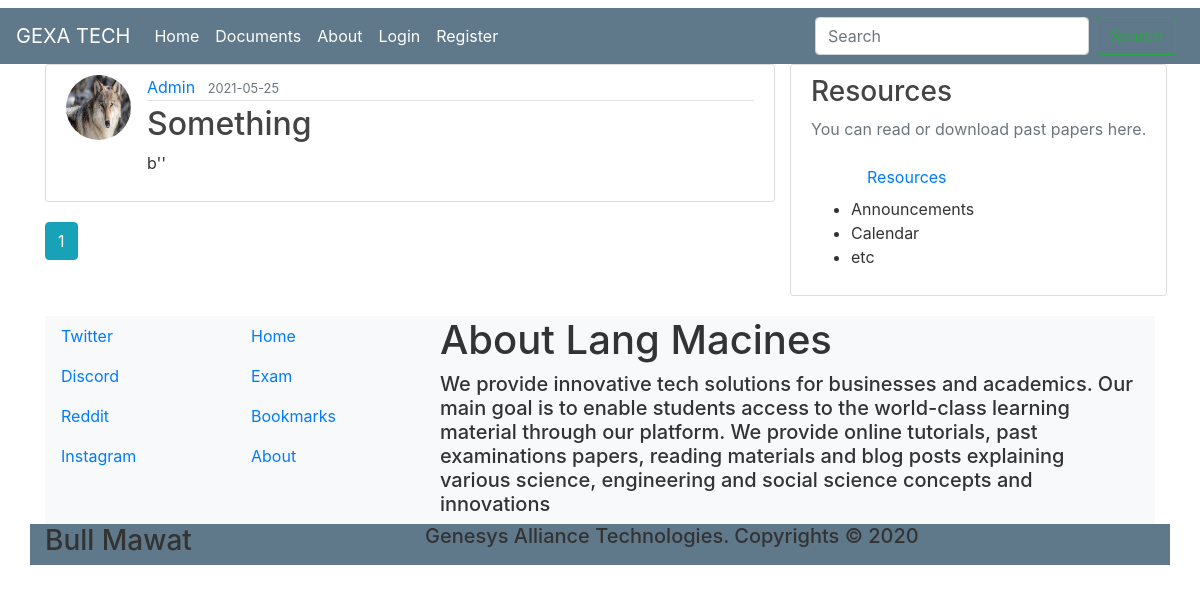
Before: /documents with the older database file.
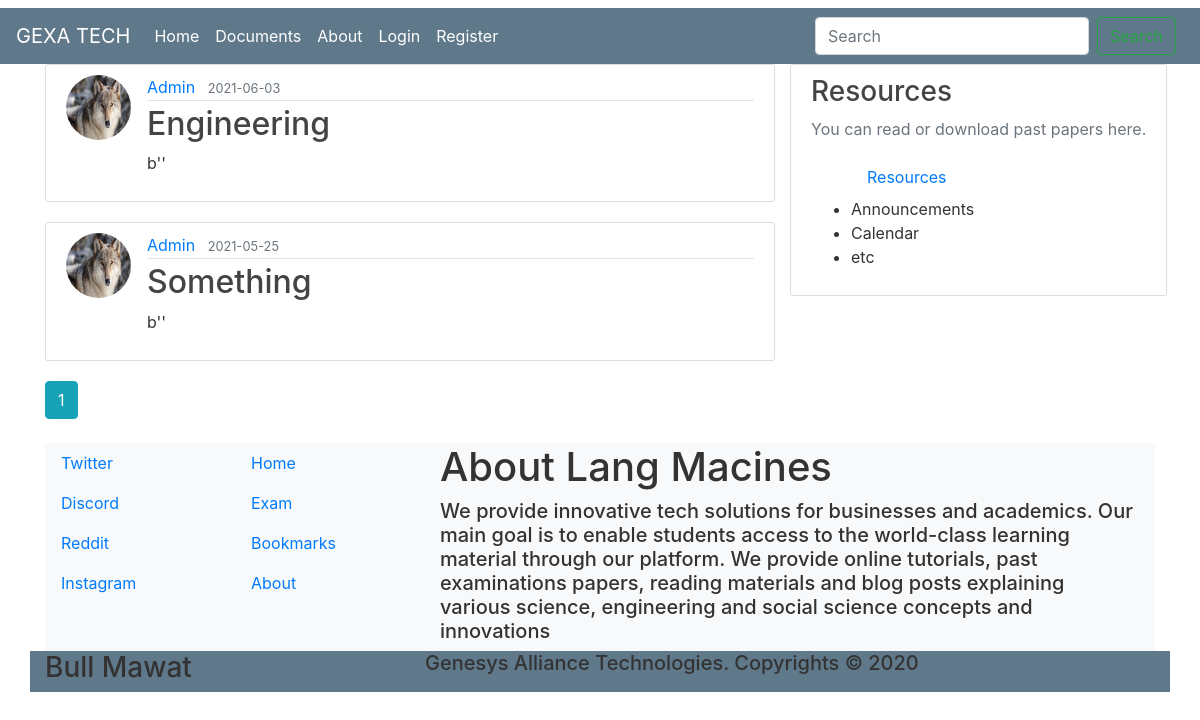
After: the same page with the newer database file.
### blog/models.py (models this page shows, shortened)
class Upload(db.Model):
    id = db.Column(db.Integer, primary_key=True)
    title = db.Column(db.String(100), nullable=False)
    date_posted = db.Column(db.DateTime, nullable=False, default=datetime.utcnow)
    name = db.Column(db.String(300))
    data = db.Column(db.LargeBinary)
    user_id = db.Column(db.Integer, db.ForeignKey('user.id'), nullable=False)

class User(db.Model, UserMixin):
    id = db.Column(db.Integer, primary_key=True)
    username = db.Column(db.String(20), unique=True, nullable=False)
    email = db.Column(db.String(50), unique=True, nullable=False)
    image_file = db.Column(db.String(20), nullable=False, default='default2.jpg')
    password = db.Column(db.String(60), nullable=False)
    posts = db.relationship('Post', backref='author', lazy=True)
    uploads = db.relationship('Upload', backref='author', lazy=True)

### blog/main/routes.py (the view)
@main.route("/documents")
def documents():
    page = request.args.get('page', 1, type=int)
    uploads  = Upload.query.order_by(Upload.date_posted.desc()).paginate(page=page, per_page=5)
    return render_template("documents.html", uploads=uploads)

### blog/templates/documents.html
{% extends "layout.html" %}
{% block content %}
    {% for upload in uploads.items %}
        <article class="media content-section">
          <img class="rounded-circle article-img" src="{{ url_for('static', filename='profile_pics/' + upload.author.image_file) }}">
          <div class="media-body">
            <div class="article-metadata">
              <a class="mr-2" href="{{ url_for('uploads.user_uploads', username=upload.author.username) }}">{{ upload.author.username }}</a>
              <small class="text-muted">{{ upload.date_posted.strftime('%Y-%m-%d') }}</small>
            </div>
            <h2><a class="article-title" href="{{ url_for('uploads.upload', upload_id=upload.id) }}">{{ upload.title }}</a></h2>
            <p class="article-content">{{ upload.data }}</p>
          </div>
        </article>
    {% endfor %}
    {% for page_num in uploads.iter_pages(left_edge=1, right_edge=1, left_current=1, right_current=2) %}
      {% if page_num %}
        {% if uploads.page == page_num %}
          <a class="btn btn-info mb-4" href="{{ url_for('main.documents', page=page_num) }}">{{ page_num }}</a>
        {% else %}
          <a class="btn btn-outline-info mb-4" href="{{ url_for('main.documents', page=page_num) }}">{{ page_num }}</a>
        {% endif %}
      {% else %}
        ...
      {% endif %}
    {% endfor %}
{% endblock content %}

Changed rows visible on the page:
added Upload: image_file (placeholder picture), author.username "Admin", date_posted "2021-06-03", title "Engineering", data "b''"
